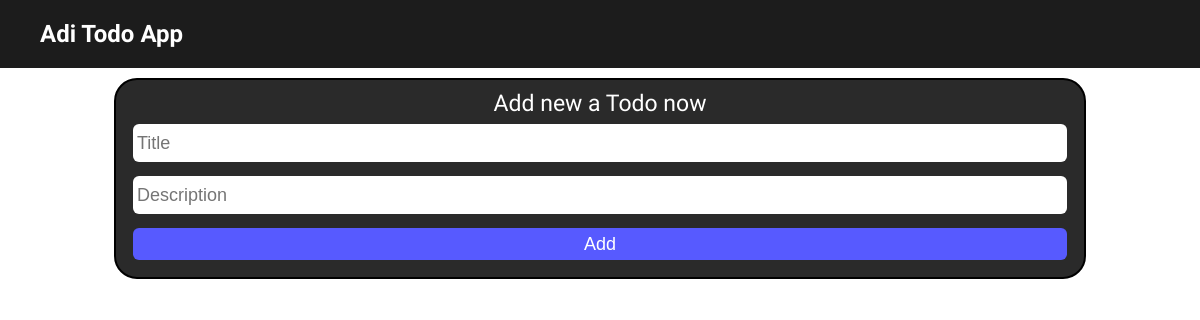
/, run on an earlier commit of the app's database.
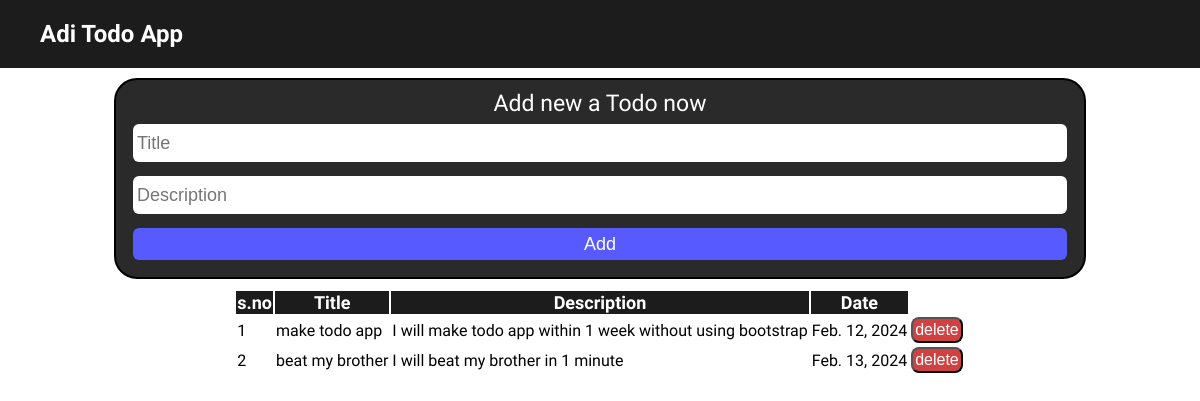
And on a later commit of the database.
### Home/models.py (models this page shows, shortened)
class Todo(models.Model):
    title = models.CharField(max_length=60)
    desc = models.CharField(max_length=255)
    date = models.DateField(auto_now_add=True)

### Home/views.py (the view, shortened to what this page needs)
# urls.py: path('', views.home, name='home'),
def home(request):
    todoget = Todo.objects.all()
    data = {'todoget':todoget}
    return render(request,"home.html",data)

### templates/home.html (shortened to what this page needs)
{% extends "main.html" %} {% load static %} {% block head %}
<link rel="stylesheet" href="{% static 'css/home.css' %}" />
{% endblock head %} {% block body %}
<div class="container">
  <form class="todoform" action="/" method="POST">
    <label for="todotitle">Add new a Todo now</label>
    <input
      type="text"
      name="todotitle"
      id="todotitle"
      class="todoinput"
      placeholder="Title"
    />
    <input
      type="text"
      name="tododesc"
      id="tododesc"
      class="todoinput"
      placeholder="Description"
    />
    <button type="submit" class="submitbtn">Add</button>
  </form>
</div>
{% if todoget %}
<table class="table">
  <tr class="todohead">
    <th>s.no</th>
    <th>Title</th>
    <th>Description</th>
    <th>Date</th>
  </tr>
  {% for todo in todoget %}
  <tr class="todobox">
    <td>{{forloop.counter}}</td>
    <td>{{todo.title}}</td>
    <td>{{todo.desc}}</td>
    <td>{{todo.date}}</td>
    <td>
      <form action = '{% url "delete" todo.id%}'
        ><input class="crud deletebtn" type="submit" value="delete"
      /></form>
    </td>
  </tr>
  {% endfor %}
</table>
{% endif %} {% endblock body %}

### templates/main.html (shortened to what this page needs)
{% load static %}
<!DOCTYPE html>
<html lang="en">
  <head>
    <link rel="stylesheet" href="{% static 'css/main.css' %}" />
    {% block head %}{% endblock head %}
  </head>
  <body>
    <div class="nav">
      <h3><a href="/">Adi Todo App</a></h3>
    </div>
    {% block body %}{% endblock body %}
  </body>
</html>

### static/css/main.css (style rules this page uses)
body { margin: 0%; padding: 0%; width: 100%; height: 100%; font-family: 'Signika Negative', sans-serif; }
.nav h3 { margin: 20px 40px; font-size: 24px; }
.nav { display: flex; flex-direction: row; background-color: rgba(0, 0, 0, 0.889); color: white; }
a { text-decoration: none; color: #ffffff; }

### static/css/home.css (style rules this page uses)
.container { border: 2px solid black; width: 80%; margin: 10px auto; border-radius: 23px; background-color: rgba(0, 0, 0, 0.836); padding: 4px; color: #ffffff; }
.todoform { display: flex; flex-direction: column; margin: auto; padding: 6px; }
.todoinput, .submitbtn { height: 32px; font-size: 18px; border-radius: 6px; margin: 7px; border-color: transparent; }
.submitbtn,.crud { background: rgb(87, 90, 255); color: #ffffff; }
label { font-size: 23px; margin: auto; }
table { margin: auto; }
.todohead { background-color: rgba(0, 0, 0, 0.89); font-size: 18px; color: #ffffff; }
.crud { font-size: 16px; padding: 2px; border-radius: 8px; }
.deletebtn { background-color: rgba(202, 38, 38, 0.87); }

What changed in the data, as far as the page shows it:
added Todo: title "make todo app", desc "I will make todo app within 1 week without using bootstrap", date "Feb. 12, 2024"
added Todo: title "beat my brother", desc "I will beat my brother in 1 minute", date "Feb. 13, 2024"
Also different on the page:
text now shown: "s.no Title Description Date"
